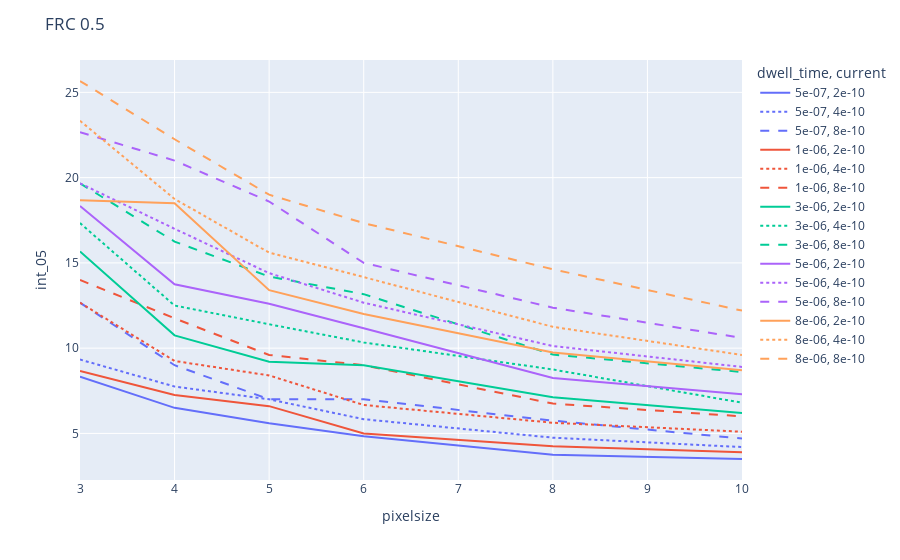
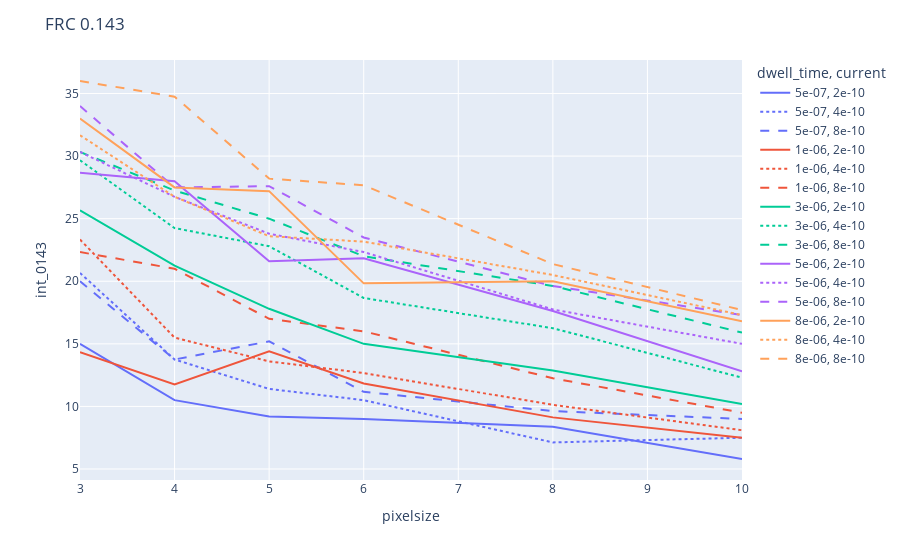

Source (notebook cell) for these figures, in order:
### Code cell
# plot line plot with pixelsize and int_05 color by dwell time, marker by current

fig = px.line(df, x="pixelsize", y="int_05", 
              color="dwell_time", 
              line_group="current",
              line_dash="current", 
              hover_name="basename")

# set title
fig.update_layout(title="FRC 0.5")

fig.show()

fig = px.line(df, x="pixelsize", y="int_0143", 
              color="dwell_time", 
              line_group="current",
              line_dash="current", 
              hover_name="basename")
# set title
fig.update_layout(title="FRC 0.143")
fig.show()

### Figure 1 — Plotly figure (JSON) as saved in the notebook; plotly's stock layout.template omitted (floating-point values rounded to 4 significant figures)
{"data": [{"hovertemplate": "<b>%{hovertext}</b><br><br>dwell_time=5e-07<br>current=2e-10<br>pixelsize=%{x}<br>int_05=%{y}<extra></extra>", "hovertext": ["000000_eb.tif", "000005_eb.tif", "000010_eb.tif", "000015_eb.tif", "000020_eb.tif", "000025_eb.tif"], "legendgroup": "5e-07, 2e-10", "line": {"color": "#636efa", "dash": "solid"}, "marker": {"symbol": "circle"}, "mode": "lines", "name": "5e-07, 2e-10", "orientation": "v", "showlegend": true, "type": "scatter", "x": [3.0, 4, 5.0, 6.0, 8, 10.0], "xaxis": "x", "y": [8.333, 6.5, 5.6, 4.833, 3.75, 3.5], "yaxis": "y"}, {"hovertemplate": "<b>%{hovertext}</b><br><br>dwell_time=5e-07<br>current=4e-10<br>pixelsize=%{x}<br>int_05=%{y}<extra></extra>", "hovertext": ["000030_eb.tif", "000035_eb.tif", "000040_eb.tif", "000045_eb.tif", "000050_eb.tif", "000055_eb.tif"], "legendgroup": "5e-07, 4e-10", "line": {"color": "#636efa", "dash": "dot"}, "marker": {"symbol": "circle"}, "mode": "lines", "name": "5e-07, 4e-10", "orientation": "v", "showlegend": true, "type": "scatter", "x": [3.0, 4, 5.0, 6.0, 8, 10.0], "xaxis": "x", "y": [9.333, 7.75, 7.0, 5.833, 4.75, 4.2], "yaxis": "y"}, {"hovertemplate": "<b>%{hovertext}</b><br><br>dwell_time=5e-07<br>current=8e-10<br>pixelsize=%{x}<br>int_05=%{y}<extra></extra>", "hovertext": ["000060_eb.tif", "000065_eb.tif", "000070_eb.tif", "000075_eb.tif", "000080_eb.tif", "000085_eb.tif"], "legendgroup": "5e-07, 8e-10", "line": {"color": "#636efa", "dash": "dash"}, "marker": {"symbol": "circle"}, "mode": "lines", "name": "5e-07, 8e-10", "orientation": "v", "showlegend": true, "type": "scatter", "x": [3.0, 4, 5.0, 6.0, 8, 10.0], "xaxis": "x", "y": [12.67, 9, 7.0, 7.0, 5.75, 4.7], "yaxis": "y"}, {"hovertemplate": "<b>%{hovertext}</b><br><br>dwell_time=1e-06<br>current=2e-10<br>pixelsize=%{x}<br>int_05=%{y}<extra></extra>", "hovertext": ["000001_eb.tif", "000006_eb.tif", "000011_eb.tif", "000016_eb.tif", "000021_eb.tif", "000026_eb.tif"], "legendgroup": "1e-06, 2e-10", "line": {"color": "#EF553B", "dash": "solid"}, "marker": {"symbol": "circle"}, "mode": "lines", "name": "1e-06, 2e-10", "orientation": "v", "showlegend": true, "type": "scatter", "x": [3.0, 4, 5.0, 6.0, 8, 10.0], "xaxis": "x", "y": [8.667, 7.25, 6.6, 5.0, 4.25, 3.9], "yaxis": "y"}, {"hovertemplate": "<b>%{hovertext}</b><br><br>dwell_time=1e-06<br>current=4e-10<br>pixelsize=%{x}<br>int_05=%{y}<extra></extra>", "hovertext": ["000031_eb.tif", "000036_eb.tif", "000041_eb.tif", "000046_eb.tif", "000051_eb.tif", "000056_eb.tif"], "legendgroup": "1e-06, 4e-10", "line": {"color": "#EF553B", "dash": "dot"}, "marker": {"symbol": "circle"}, "mode": "lines", "name": "1e-06, 4e-10", "orientation": "v", "showlegend": true, "type": "scatter", "x": [3.0, 4, 5.0, 6.0, 8, 10.0], "xaxis": "x", "y": [12.67, 9.25, 8.4, 6.667, 5.625, 5.1], "yaxis": "y"}, {"hovertemplate": "<b>%{hovertext}</b><br><br>dwell_time=1e-06<br>current=8e-10<br>pixelsize=%{x}<br>int_05=%{y}<extra></extra>", "hovertext": ["000061_eb.tif", "000066_eb.tif", "000071_eb.tif", "000076_eb.tif", "000081_eb.tif", "000086_eb.tif"], "legendgroup": "1e-06, 8e-10", "line": {"color": "#EF553B", "dash": "dash"}, "marker": {"symbol": "circle"}, "mode": "lines", "name": "1e-06, 8e-10", "orientation": "v", "showlegend": true, "type": "scatter", "x": [3.0, 4, 5.0, 6.0, 8, 10.0], "xaxis": "x", "y": [14.0, 11.75, 9.6, 9.0, 6.75, 6.0], "yaxis": "y"}, {"hovertemplate": "<b>%{hovertext}</b><br><br>dwell_time=3e-06<br>current=2e-10<br>pixelsize=%{x}<br>int_05=%{y}<extra></extra>", "hovertext": ["000002_eb.tif", "000007_eb.tif", "000012_eb.tif", "000017_eb.tif", "000022_eb.tif", "000027_eb.tif"], "legendgroup": "3e-06, 2e-10", "line": {"color": "#00cc96", "dash": "solid"}, "marker": {"symbol": "circle"}, "mode": "lines", "name": "3e-06, 2e-10", "orientation": "v", "showlegend": true, "type": "scatter", "x": [3.0, 4, 5.0, 6.0, 8, 10.0], "xaxis": "x", "y": [15.67, 10.75, 9.2, 9.0, 7.125, 6.2], "yaxis": "y"}, {"hovertemplate": "<b>%{hovertext}</b><br><br>dwell_time=3e-06<br>current=4e-10<br>pixelsize=%{x}<br>int_05=%{y}<extra></extra>", "hovertext": ["000032_eb.tif", "000037_eb.tif", "000042_eb.tif", "000047_eb.tif", "000052_eb.tif", "000057_eb.tif"], "legendgroup": "3e-06, 4e-10", "line": {"color": "#00cc96", "dash": "dot"}, "marker": {"symbol": "circle"}, "mode": "lines", "name": "3e-06, 4e-10", "orientation": "v", "showlegend": true, "type": "scatter", "x": [3.0, 4, 5.0, 6.0, 8, 10.0], "xaxis": "x", "y": [17.33, 12.5, 11.4, 10.33, 8.75, 6.8], "yaxis": "y"}, {"hovertemplate": "<b>%{hovertext}</b><br><br>dwell_time=3e-06<br>current=8e-10<br>pixelsize=%{x}<br>int_05=%{y}<extra></extra>", "hovertext": ["000062_eb.tif", "000067_eb.tif", "000072_eb.tif", "000077_eb.tif", "000082_eb.tif", "000087_eb.tif"], "legendgroup": "3e-06, 8e-10", "line": {"color": "#00cc96", "dash": "dash"}, "marker": {"symbol": "circle"}, "mode": "lines", "name": "3e-06, 8e-10", "orientation": "v", "showlegend": true, "type": "scatter", "x": [3.0, 4, 5.0, 6.0, 8, 10.0], "xaxis": "x", "y": [19.67, 16.25, 14.2, 13.17, 9.625, 8.6], "yaxis": "y"}, {"hovertemplate": "<b>%{hovertext}</b><br><br>dwell_time=5e-06<br>current=2e-10<br>pixelsize=%{x}<br>int_05=%{y}<extra></extra>", "hovertext": ["000003_eb.tif", "000008_eb.tif", "000013_eb.tif", "000018_eb.tif", "000023_eb.tif", "000028_eb.tif"], "legendgroup": "5e-06, 2e-10", "line": {"color": "#ab63fa", "dash": "solid"}, "marker": {"symbol": "circle"}, "mode": "lines", "name": "5e-06, 2e-10", "orientation": "v", "showlegend": true, "type": "scatter", "x": [3.0, 4, 5.0, 6.0, 8, 10.0], "xaxis": "x", "y": [18.33, 13.75, 12.6, 11.17, 8.25, 7.3], "yaxis": "y"}, {"hovertemplate": "<b>%{hovertext}</b><br><br>dwell_time=5e-06<br>current=4e-10<br>pixelsize=%{x}<br>int_05=%{y}<extra></extra>", "hovertext": ["000033_eb.tif", "000038_eb.tif", "000043_eb.tif", "000048_eb.tif", "000053_eb.tif", "000058_eb.tif"], "legendgroup": "5e-06, 4e-10", "line": {"color": "#ab63fa", "dash": "dot"}, "marker": {"symbol": "circle"}, "mode": "lines", "name": "5e-06, 4e-10", "orientation": "v", "showlegend": true, "type": "scatter", "x": [3.0, 4, 5.0, 6.0, 8, 10.0], "xaxis": "x", "y": [19.67, 17, 14.4, 12.67, 10.12, 8.9], "yaxis": "y"}, {"hovertemplate": "<b>%{hovertext}</b><br><br>dwell_time=5e-06<br>current=8e-10<br>pixelsize=%{x}<br>int_05=%{y}<extra></extra>", "hovertext": ["000063_eb.tif", "000068_eb.tif", "000073_eb.tif", "000078_eb.tif", "000083_eb.tif", "000088_eb.tif"], "legendgroup": "5e-06, 8e-10", "line": {"color": "#ab63fa", "dash": "dash"}, "marker": {"symbol": "circle"}, "mode": "lines", "name": "5e-06, 8e-10", "orientation": "v", "showlegend": true, "type": "scatter", "x": [3.0, 4, 5.0, 6.0, 8, 10.0], "xaxis": "x", "y": [22.67, 21, 18.6, 15.0, 12.38, 10.6], "yaxis": "y"}, {"hovertemplate": "<b>%{hovertext}</b><br><br>dwell_time=8e-06<br>current=2e-10<br>pixelsize=%{x}<br>int_05=%{y}<extra></extra>", "hovertext": ["000004_eb.tif", "000009_eb.tif", "000014_eb.tif", "000019_eb.tif", "000024_eb.tif", "000029_eb.tif"], "legendgroup": "8e-06, 2e-10", "line": {"color": "#FFA15A", "dash": "solid"}, "marker": {"symbol": "circle"}, "mode": "lines", "name": "8e-06, 2e-10", "orientation": "v", "showlegend": true, "type": "scatter", "x": [3.0, 4, 5.0, 6.0, 8, 10.0], "xaxis": "x", "y": [18.67, 18.5, 13.4, 12.0, 9.75, 8.7], "yaxis": "y"}, {"hovertemplate": "<b>%{hovertext}</b><br><br>dwell_time=8e-06<br>current=4e-10<br>pixelsize=%{x}<br>int_05=%{y}<extra></extra>", "hovertext": ["000034_eb.tif", "000039_eb.tif", "000044_eb.tif", "000049_eb.tif", "000054_eb.tif", "000059_eb.tif"], "legendgroup": "8e-06, 4e-10", "line": {"color": "#FFA15A", "dash": "dot"}, "marker": {"symbol": "circle"}, "mode": "lines", "name": "8e-06, 4e-10", "orientation": "v", "showlegend": true, "type": "scatter", "x": [3.0, 4, 5.0, 6.0, 8, 10.0], "xaxis": "x", "y": [23.33, 18.75, 15.6, 14.17, 11.25, 9.6], "yaxis": "y"}, {"hovertemplate": "<b>%{hovertext}</b><br><br>dwell_time=8e-06<br>current=8e-10<br>pixelsize=%{x}<br>int_05=%{y}<extra></extra>", "hovertext": ["000064_eb.tif", "000069_eb.tif", "000074_eb.tif", "000079_eb.tif", "000084_eb.tif", "000089_eb.tif"], "legendgroup": "8e-06, 8e-10", "line": {"color": "#FFA15A", "dash": "dash"}, "marker": {"symbol": "circle"}, "mode": "lines", "name": "8e-06, 8e-10", "orientation": "v", "showlegend": true, "type": "scatter", "x": [3.0, 4, 5.0, 6.0, 8, 10.0], "xaxis": "x", "y": [25.67, 22.25, 19, 17.33, 14.62, 12.2], "yaxis": "y"}], "layout": {"legend": {"title": {"text": "dwell_time, current"}, "tracegroupgap": 0}, "margin": {"t": 60}, "title": {"text": "FRC 0.5"}, "xaxis": {"anchor": "y", "domain": [0, 1], "title": {"text": "pixelsize"}}, "yaxis": {"anchor": "x", "domain": [0, 1], "title": {"text": "int_05"}}}}

### Figure 2 — Plotly figure (JSON) as saved in the notebook; plotly's stock layout.template omitted (floating-point values rounded to 4 significant figures)
{"data": [{"hovertemplate": "<b>%{hovertext}</b><br><br>dwell_time=5e-07<br>current=2e-10<br>pixelsize=%{x}<br>int_0143=%{y}<extra></extra>", "hovertext": ["000000_eb.tif", "000005_eb.tif", "000010_eb.tif", "000015_eb.tif", "000020_eb.tif", "000025_eb.tif"], "legendgroup": "5e-07, 2e-10", "line": {"color": "#636efa", "dash": "solid"}, "marker": {"symbol": "circle"}, "mode": "lines", "name": "5e-07, 2e-10", "orientation": "v", "showlegend": true, "type": "scatter", "x": [3.0, 4, 5.0, 6.0, 8, 10.0], "xaxis": "x", "y": [15.0, 10.5, 9.2, 9.0, 8.375, 5.8], "yaxis": "y"}, {"hovertemplate": "<b>%{hovertext}</b><br><br>dwell_time=5e-07<br>current=4e-10<br>pixelsize=%{x}<br>int_0143=%{y}<extra></extra>", "hovertext": ["000030_eb.tif", "000035_eb.tif", "000040_eb.tif", "000045_eb.tif", "000050_eb.tif", "000055_eb.tif"], "legendgroup": "5e-07, 4e-10", "line": {"color": "#636efa", "dash": "dot"}, "marker": {"symbol": "circle"}, "mode": "lines", "name": "5e-07, 4e-10", "orientation": "v", "showlegend": true, "type": "scatter", "x": [3.0, 4, 5.0, 6.0, 8, 10.0], "xaxis": "x", "y": [20.67, 13.75, 11.4, 10.5, 7.125, 7.5], "yaxis": "y"}, {"hovertemplate": "<b>%{hovertext}</b><br><br>dwell_time=5e-07<br>current=8e-10<br>pixelsize=%{x}<br>int_0143=%{y}<extra></extra>", "hovertext": ["000060_eb.tif", "000065_eb.tif", "000070_eb.tif", "000075_eb.tif", "000080_eb.tif", "000085_eb.tif"], "legendgroup": "5e-07, 8e-10", "line": {"color": "#636efa", "dash": "dash"}, "marker": {"symbol": "circle"}, "mode": "lines", "name": "5e-07, 8e-10", "orientation": "v", "showlegend": true, "type": "scatter", "x": [3.0, 4, 5.0, 6.0, 8, 10.0], "xaxis": "x", "y": [20, 13.75, 15.2, 11.17, 9.625, 9.0], "yaxis": "y"}, {"hovertemplate": "<b>%{hovertext}</b><br><br>dwell_time=1e-06<br>current=2e-10<br>pixelsize=%{x}<br>int_0143=%{y}<extra></extra>", "hovertext": ["000001_eb.tif", "000006_eb.tif", "000011_eb.tif", "000016_eb.tif", "000021_eb.tif", "000026_eb.tif"], "legendgroup": "1e-06, 2e-10", "line": {"color": "#EF553B", "dash": "solid"}, "marker": {"symbol": "circle"}, "mode": "lines", "name": "1e-06, 2e-10", "orientation": "v", "showlegend": true, "type": "scatter", "x": [3.0, 4, 5.0, 6.0, 8, 10.0], "xaxis": "x", "y": [14.33, 11.75, 14.4, 11.83, 9.125, 7.5], "yaxis": "y"}, {"hovertemplate": "<b>%{hovertext}</b><br><br>dwell_time=1e-06<br>current=4e-10<br>pixelsize=%{x}<br>int_0143=%{y}<extra></extra>", "hovertext": ["000031_eb.tif", "000036_eb.tif", "000041_eb.tif", "000046_eb.tif", "000051_eb.tif", "000056_eb.tif"], "legendgroup": "1e-06, 4e-10", "line": {"color": "#EF553B", "dash": "dot"}, "marker": {"symbol": "circle"}, "mode": "lines", "name": "1e-06, 4e-10", "orientation": "v", "showlegend": true, "type": "scatter", "x": [3.0, 4, 5.0, 6.0, 8, 10.0], "xaxis": "x", "y": [23.33, 15.5, 13.6, 12.67, 10.12, 8.1], "yaxis": "y"}, {"hovertemplate": "<b>%{hovertext}</b><br><br>dwell_time=1e-06<br>current=8e-10<br>pixelsize=%{x}<br>int_0143=%{y}<extra></extra>", "hovertext": ["000061_eb.tif", "000066_eb.tif", "000071_eb.tif", "000076_eb.tif", "000081_eb.tif", "000086_eb.tif"], "legendgroup": "1e-06, 8e-10", "line": {"color": "#EF553B", "dash": "dash"}, "marker": {"symbol": "circle"}, "mode": "lines", "name": "1e-06, 8e-10", "orientation": "v", "showlegend": true, "type": "scatter", "x": [3.0, 4, 5.0, 6.0, 8, 10.0], "xaxis": "x", "y": [22.33, 21, 17.0, 16.0, 12.25, 9.5], "yaxis": "y"}, {"hovertemplate": "<b>%{hovertext}</b><br><br>dwell_time=3e-06<br>current=2e-10<br>pixelsize=%{x}<br>int_0143=%{y}<extra></extra>", "hovertext": ["000002_eb.tif", "000007_eb.tif", "000012_eb.tif", "000017_eb.tif", "000022_eb.tif", "000027_eb.tif"], "legendgroup": "3e-06, 2e-10", "line": {"color": "#00cc96", "dash": "solid"}, "marker": {"symbol": "circle"}, "mode": "lines", "name": "3e-06, 2e-10", "orientation": "v", "showlegend": true, "type": "scatter", "x": [3.0, 4, 5.0, 6.0, 8, 10.0], "xaxis": "x", "y": [25.67, 21.25, 17.8, 15.0, 12.88, 10.2], "yaxis": "y"}, {"hovertemplate": "<b>%{hovertext}</b><br><br>dwell_time=3e-06<br>current=4e-10<br>pixelsize=%{x}<br>int_0143=%{y}<extra></extra>", "hovertext": ["000032_eb.tif", "000037_eb.tif", "000042_eb.tif", "000047_eb.tif", "000052_eb.tif", "000057_eb.tif"], "legendgroup": "3e-06, 4e-10", "line": {"color": "#00cc96", "dash": "dot"}, "marker": {"symbol": "circle"}, "mode": "lines", "name": "3e-06, 4e-10", "orientation": "v", "showlegend": true, "type": "scatter", "x": [3.0, 4, 5.0, 6.0, 8, 10.0], "xaxis": "x", "y": [29.67, 24.25, 22.8, 18.67, 16.25, 12.3], "yaxis": "y"}, {"hovertemplate": "<b>%{hovertext}</b><br><br>dwell_time=3e-06<br>current=8e-10<br>pixelsize=%{x}<br>int_0143=%{y}<extra></extra>", "hovertext": ["000062_eb.tif", "000067_eb.tif", "000072_eb.tif", "000077_eb.tif", "000082_eb.tif", "000087_eb.tif"], "legendgroup": "3e-06, 8e-10", "line": {"color": "#00cc96", "dash": "dash"}, "marker": {"symbol": "circle"}, "mode": "lines", "name": "3e-06, 8e-10", "orientation": "v", "showlegend": true, "type": "scatter", "x": [3.0, 4, 5.0, 6.0, 8, 10.0], "xaxis": "x", "y": [30.33, 27.25, 25, 22, 19.62, 15.9], "yaxis": "y"}, {"hovertemplate": "<b>%{hovertext}</b><br><br>dwell_time=5e-06<br>current=2e-10<br>pixelsize=%{x}<br>int_0143=%{y}<extra></extra>", "hovertext": ["000003_eb.tif", "000008_eb.tif", "000013_eb.tif", "000018_eb.tif", "000023_eb.tif", "000028_eb.tif"], "legendgroup": "5e-06, 2e-10", "line": {"color": "#ab63fa", "dash": "solid"}, "marker": {"symbol": "circle"}, "mode": "lines", "name": "5e-06, 2e-10", "orientation": "v", "showlegend": true, "type": "scatter", "x": [3.0, 4, 5.0, 6.0, 8, 10.0], "xaxis": "x", "y": [28.67, 28, 21.6, 21.83, 17.62, 12.8], "yaxis": "y"}, {"hovertemplate": "<b>%{hovertext}</b><br><br>dwell_time=5e-06<br>current=4e-10<br>pixelsize=%{x}<br>int_0143=%{y}<extra></extra>", "hovertext": ["000033_eb.tif", "000038_eb.tif", "000043_eb.tif", "000048_eb.tif", "000053_eb.tif", "000058_eb.tif"], "legendgroup": "5e-06, 4e-10", "line": {"color": "#ab63fa", "dash": "dot"}, "marker": {"symbol": "circle"}, "mode": "lines", "name": "5e-06, 4e-10", "orientation": "v", "showlegend": true, "type": "scatter", "x": [3.0, 4, 5.0, 6.0, 8, 10.0], "xaxis": "x", "y": [30.33, 26.75, 23.8, 22.33, 17.75, 15.0], "yaxis": "y"}, {"hovertemplate": "<b>%{hovertext}</b><br><br>dwell_time=5e-06<br>current=8e-10<br>pixelsize=%{x}<br>int_0143=%{y}<extra></extra>", "hovertext": ["000063_eb.tif", "000068_eb.tif", "000073_eb.tif", "000078_eb.tif", "000083_eb.tif", "000088_eb.tif"], "legendgroup": "5e-06, 8e-10", "line": {"color": "#ab63fa", "dash": "dash"}, "marker": {"symbol": "circle"}, "mode": "lines", "name": "5e-06, 8e-10", "orientation": "v", "showlegend": true, "type": "scatter", "x": [3.0, 4, 5.0, 6.0, 8, 10.0], "xaxis": "x", "y": [34.0, 27.5, 27.6, 23.5, 19.62, 17.3], "yaxis": "y"}, {"hovertemplate": "<b>%{hovertext}</b><br><br>dwell_time=8e-06<br>current=2e-10<br>pixelsize=%{x}<br>int_0143=%{y}<extra></extra>", "hovertext": ["000004_eb.tif", "000009_eb.tif", "000014_eb.tif", "000019_eb.tif", "000024_eb.tif", "000029_eb.tif"], "legendgroup": "8e-06, 2e-10", "line": {"color": "#FFA15A", "dash": "solid"}, "marker": {"symbol": "circle"}, "mode": "lines", "name": "8e-06, 2e-10", "orientation": "v", "showlegend": true, "type": "scatter", "x": [3.0, 4, 5.0, 6.0, 8, 10.0], "xaxis": "x", "y": [33.0, 27.5, 27.2, 19.83, 20, 16.8], "yaxis": "y"}, {"hovertemplate": "<b>%{hovertext}</b><br><br>dwell_time=8e-06<br>current=4e-10<br>pixelsize=%{x}<br>int_0143=%{y}<extra></extra>", "hovertext": ["000034_eb.tif", "000039_eb.tif", "000044_eb.tif", "000049_eb.tif", "000054_eb.tif", "000059_eb.tif"], "legendgroup": "8e-06, 4e-10", "line": {"color": "#FFA15A", "dash": "dot"}, "marker": {"symbol": "circle"}, "mode": "lines", "name": "8e-06, 4e-10", "orientation": "v", "showlegend": true, "type": "scatter", "x": [3.0, 4, 5.0, 6.0, 8, 10.0], "xaxis": "x", "y": [31.67, 26.75, 23.6, 23.17, 20.5, 17.3], "yaxis": "y"}, {"hovertemplate": "<b>%{hovertext}</b><br><br>dwell_time=8e-06<br>current=8e-10<br>pixelsize=%{x}<br>int_0143=%{y}<extra></extra>", "hovertext": ["000064_eb.tif", "000069_eb.tif", "000074_eb.tif", "000079_eb.tif", "000084_eb.tif", "000089_eb.tif"], "legendgroup": "8e-06, 8e-10", "line": {"color": "#FFA15A", "dash": "dash"}, "marker": {"symbol": "circle"}, "mode": "lines", "name": "8e-06, 8e-10", "orientation": "v", "showlegend": true, "type": "scatter", "x": [3.0, 4, 5.0, 6.0, 8, 10.0], "xaxis": "x", "y": [36.0, 34.75, 28.2, 27.67, 21.38, 17.7], "yaxis": "y"}], "layout": {"legend": {"title": {"text": "dwell_time, current"}, "tracegroupgap": 0}, "margin": {"t": 60}, "title": {"text": "FRC 0.143"}, "xaxis": {"anchor": "y", "domain": [0, 1], "title": {"text": "pixelsize"}}, "yaxis": {"anchor": "x", "domain": [0, 1], "title": {"text": "int_0143"}}}}
